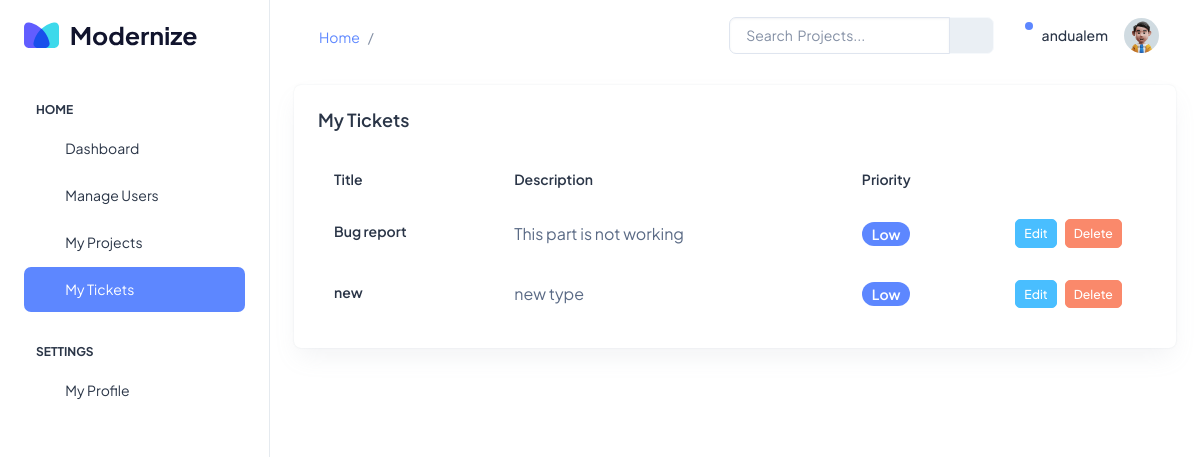
The page /tickets/ on the database its author committed.
### tickets/models.py (models this page shows)
class Ticket(models.Model):
    ORDER_STATUS = (
        ("new", "new"),
        ("open", "open"),
        ("inprogress", "inprogress"),
        ("resolved", "resolved"),
        ("additional information required", "additional information required"),
    )
    title = models.CharField(max_length=200)
    description = models.TextField()
    created_at = models.DateTimeField(auto_now_add=True)
    updated_at = models.DateTimeField(auto_now=True)
    status = models.CharField(max_length=40, choices=ORDER_STATUS)
    project = models.ForeignKey(to=Project, on_delete=models.CASCADE)

### tickets/views.py (the view)
# urls.py: path("", views.TicketListView.as_view(), name="tickets"),
class TicketListView(ListView):
    template_name = "tickets/index.html"
    model = Ticket
    context_object_name = "tickets"

### tickets/templates/tickets/index.html (shortened to what this page needs)
{% extends 'base.html' %}
{% load static %}
{% block content %}
<div class="row">
    <div class="col d-flex align-items-stretch">
        <div class="card w-100">
            <div class="card-body p-4">
                <h5 class="card-title fw-semibold mb-4">My Tickets</h5>
                <div class="table-responsive">
                    <table class="table text-nowrap mb-0 align-middle">
                        <thead class="text-dark fs-4">
                            <tr>
                                <th class="border-bottom-0">
                                    <h6 class="fw-semibold mb-0">Title</h6>
                                </th>
                                <th class="border-bottom-0">
                                    <h6 class="fw-semibold mb-0">
                                        Description
                                    </h6>
                                </th>
                                <th class="border-bottom-0">
                                    <h6 class="fw-semibold mb-0">Priority</h6>
                                </th>
                                <th
                                    class="border-bottom-0"
                                    style="width: 20%"
                                ></th>
                            </tr>
                        </thead>
                        <tbody>
                            {% for ticket in tickets %}
                            <tr>
                                <td class="border-bottom-0">
                                    <h6 class="fw-semibold mb-1">
                                        {{ticket.title}}
                                    </h6>
                                </td>
                                <td class="border-bottom-0">
                                    <p class="mb-0 fw-normal">
                                        {{ticket.description}}
                                    </p>
                                </td>
                                <td class="border-bottom-0">
                                    <div
                                        class="d-flex align-items-center gap-2"
                                    >
                                        <span
                                            class="badge bg-primary rounded-3 fw-semibold"
                                            >Low</span
                                        >
                                    </div>
                                </td>
                                <td class="border-bottom-0">
                                    <div
                                        class="d-flex align-items-center justify-content-center gap-2"
                                    >
                                        <a
                                            href=""
                                            class="btn btn-secondary btn-sm"
                                            >Edit</a
                                        >
                                        <button
                                            class="btn btn-danger btn-sm"
                                            data-bs-toggle="modal"
                                            data-bs-target="#exampleModal"
                                        >
                                            Delete
                                        </button>
                                    </div>
                                </td>
                            </tr>
                            {% endfor %}
                        </tbody>
                    </table>
                </div>
            </div>
        </div>
    </div>
</div>
{% endblock content %}

### rows shown on the page
Ticket: title "Bug report", description "This part is not working"
Ticket: title "new", description "new type"
